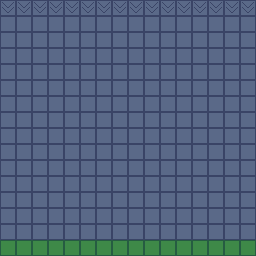

This is a level from a 2D game, rendered from its Tiled map with the project's own tilesets. A one-line summary and the complete map file follow:
An orthogonal 16x16 tile map with 16x16 px tiles, 1 tile layer (Tile Layer 1).

<map version="1.8" tiledversion="1.8.5" orientation="orthogonal" renderorder="right-down" width="16" height="16" tilewidth="16" tileheight="16" infinite="0" nextlayerid="2" nextobjectid="1">
 <tileset firstgid="1" source="tileset.tsx" />
 <layer id="1" name="Tile Layer 1" width="16" height="16">
  <data encoding="csv">
5,5,5,5,5,5,5,5,5,5,5,5,5,5,5,5,
2,2,2,2,2,2,2,2,2,2,2,2,2,2,2,2,
2,2,2,2,2,2,2,2,2,2,2,2,2,2,2,2,
2,2,2,2,2,2,2,2,2,2,2,2,2,2,2,2,
2,2,2,2,2,2,2,2,2,2,2,2,2,2,2,2,
2,2,2,2,2,2,2,2,2,2,2,2,2,2,2,2,
2,2,2,2,2,2,2,2,2,2,2,2,2,2,2,2,
2,2,2,2,2,2,2,2,2,2,2,2,2,2,2,2,
2,2,2,2,2,2,2,2,2,2,2,2,2,2,2,2,
2,2,2,2,2,2,2,2,2,2,2,2,2,2,2,2,
2,2,2,2,2,2,2,2,2,2,2,2,2,2,2,2,
2,2,2,2,2,2,2,2,2,2,2,2,2,2,2,2,
2,2,2,2,2,2,2,2,2,2,2,2,2,2,2,2,
2,2,2,2,2,2,2,2,2,2,2,2,2,2,2,2,
2,2,2,2,2,2,2,2,2,2,2,2,2,2,2,2,
4,4,4,4,4,4,4,4,4,4,4,4,4,4,4,4
</data>
 </layer>
</map>
